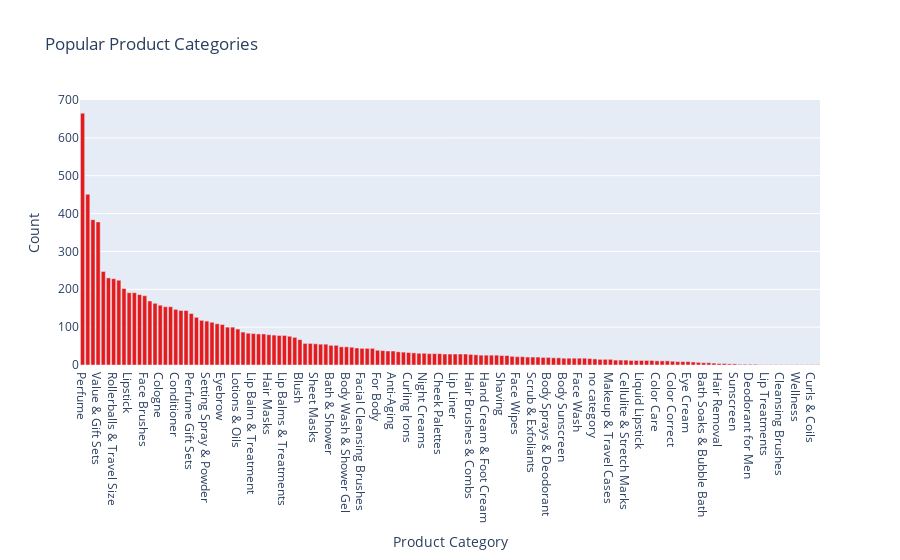

Notebook code cell kept with this figure:
### Markdown cell above
### Product Diversity and Demand Analysis

### Code cell
import plotly.express as px

# Prepare data for the bar chart
bar_chart_data = website['Category of Product'].value_counts().reset_index()
bar_chart_data.columns = ['Category', 'Count']

# Define a custom color scale with shades of green, purple, and orange
custom_color_scale = px.colors.qualitative.Set1 + px.colors.qualitative.Plotly + px.colors.qualitative.Plotly

# Create an interactive bar chart with custom color scale
fig = px.bar(bar_chart_data, x='Category', y='Count', title='Popular Product Categories', 
             labels={'Category': 'Product Category', 'Count': 'Count'},
             color_discrete_sequence=custom_color_scale)
fig.update_layout(xaxis_title='Product Category', yaxis_title='Count')

# Show the chart
fig.show()

# Calculate the number of unique items in product categories for diversity assessment
variety = website.groupby('Category of Product')['Product Rating'].nunique().reset_index()
variety.columns = ['Category', 'Unique_Products_Count']
print("\nDiversity Assessment:\n", variety)

### Figure 1 — Plotly figure (JSON) as saved in the notebook; plotly's stock layout.template omitted (floating-point values rounded to 4 significant figures; data arrays with more than 128 entries replaced by an {"elided": "..."} marker saying what was removed)
{"data": [{"alignmentgroup": "True", "hovertemplate": "Product Category=%{x}<br>Count=%{y}<extra></extra>", "legendgroup": "", "marker": {"color": "rgb(228,26,28)", "pattern": {"shape": ""}}, "name": "", "offsetgroup": "", "orientation": "v", "showlegend": false, "textposition": "auto", "x": {"elided": "143 str values"}, "xaxis": "x", "y": {"elided": "143 int values"}, "yaxis": "y", "type": "bar"}], "layout": {"xaxis": {"anchor": "y", "domain": [0, 1], "title": {"text": "Product Category"}}, "yaxis": {"anchor": "x", "domain": [0, 1], "title": {"text": "Count"}}, "legend": {"tracegroupgap": 0}, "title": {"text": "Popular Product Categories"}, "barmode": "relative"}}
